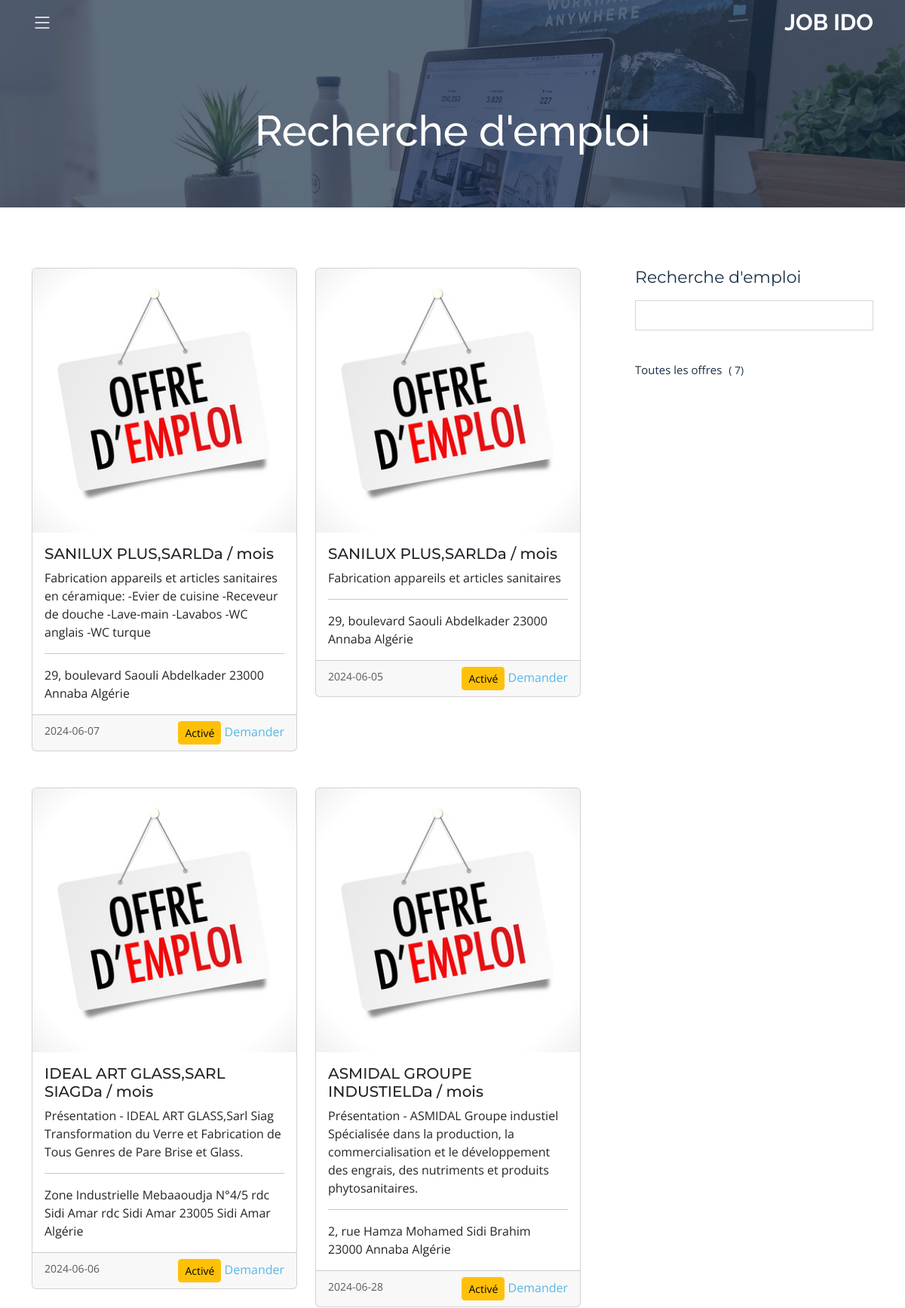
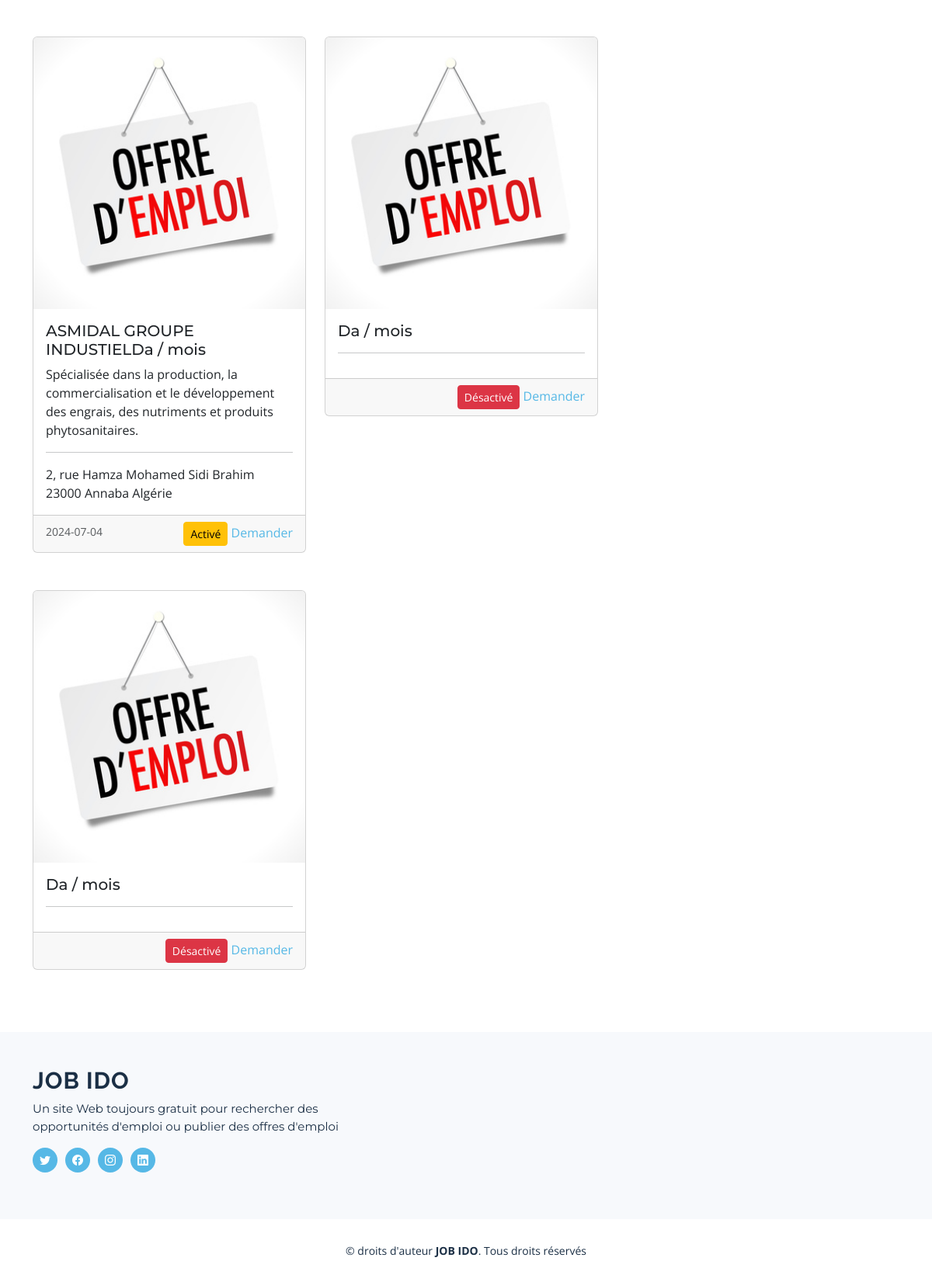
Screenshot of /offres.php with the database file from the repository (2 pictures, top to bottom).
### tables this page shows
CREATE TABLE `offres` (
  `id` int(11) NOT NULL,
  `nom_du_travail` varchar(100) NOT NULL,
  `salaire` int(11) NOT NULL,
  `localisation` varchar(100) NOT NULL,
  `start` varchar(50) NOT NULL,
  `end` varchar(50) NOT NULL,
  `description` text NOT NULL,
  `email` varchar(100) NOT NULL
);

### offres.php (the view, shortened to what this page needs)
<?php
include_once "db/conn.php";
?>
<!DOCTYPE html>
<html lang="fr" >
<head>
  <link href="assets/vendor/bootstrap/css/bootstrap.min.css" rel="stylesheet">
  <link href="assets/vendor/bootstrap-icons/bootstrap-icons.css" rel="stylesheet">
  <link href="assets/vendor/aos/aos.css" rel="stylesheet">
  <link href="assets/vendor/glightbox/css/glightbox.min.css" rel="stylesheet">
  <link href="assets/vendor/swiper/swiper-bundle.min.css" rel="stylesheet">
  <link href="assets/vendor/remixicon/remixicon.css" rel="stylesheet">
  <link href="assets/css/main.css" rel="stylesheet">
</head>
<body class="page-blog">
  <?php include_once "structure/header.php"; ?>
  <main id="main">
    <div class="breadcrumbs d-flex align-items-center" style="background-image: url('assets/img/blog-header.jpg');">
      <div class="container position-relative d-flex flex-column align-items-center">
        <h2>Recherche d'emploi</h2>
      </div>
    </div>
    <section id="blog" class="blog">
      <div class="container" data-aos="fade-up">
        <div class="row g-5">
          <div class="col-lg-8" data-aos="fade-up" data-aos-delay="200">
            <div id="display">
            <div class="row gy-5">
                <?php
            if(isset($_SESSION['role'])){
              $link = 'hidden';
              $select = mysqli_query($conn,"SELECT * FROM `offres` WHERE email = '$email'");
            }
            else{
              $link  = "";
              $select = mysqli_query($conn,"SELECT * FROM `offres`");
            }
                while($row = mysqli_fetch_assoc($select)){
                ?>
              <div class="col-lg-6">
          <div class="card-group">
  <div class="card">
    <img src="assets/img/offre-demploi.jpg" class="card-img-top" width="50" alt="...">
    <div class="card-body">
      <h5 class="card-title"><?= $row['nom_du_travail'];?>Da / mois</h5>
      <p class="card-text"><?= $row['description'] ;?></p>
      <hr>
      <p class="card-text"><?= $row['localisation'] ;?></p>
    </div>
    <div class="card-footer">
      <small class="text-muted"><?= $row['end'] ;?>
   </small>
      <div class="float-end">
        <?php
        if($row['end']  >= date("Y-m-d")){?>
                     <button type="button" class="btn btn-warning btn-sm">Activé</button>
                     <?php }else{ ?>
                     <button type="button" class="btn btn-danger btn-sm">Désactivé</button>
                     <?php } ?>
                     <?php if(isset($_SESSION['role'])) { ?>
<a  <?php if(isset($link)){echo $link;} ?> href="action/demander.php?id=<?= $row['id'];?>">Demander</a>
                  <?php }elseif(!isset($_SESSION['email'])){
                    echo ' <a  href="#"  data-bs-toggle="modal" data-bs-target="#exampleModal">Demander</a>';
                    ?>
                  <?php }else {
                    echo '<a  href="action/demander.php?id='.$row['id'].'">Demander</a>';}
                  ?>
      </div>
    </div>
  </div>
</div>
</div>
<?php } ?>
</div>
            </div>
          </div>
          <div class="col-lg-4" data-aos="fade-up" data-aos-delay="400">
            <div class="sidebar ps-lg-4">
              <div class="sidebar-item search-form">
                <h3 class="sidebar-title">Recherche d'emploi</h3>
                <form action="" method="POST"  class="mt-3">
                  <input type="text" id="search" name="search" autofocus>
                </form>
              </div>
              <div class="sidebar-item categories">
                <ul class="mt-3">
                  <li><a href="#">Toutes les offres <span>(
                    <?php
                     $get_count = mysqli_query($conn,"SELECT * FROM `offres`");
                     echo mysqli_num_rows($get_count);
                     ?>)</span></a></li>
                </ul>
              </div>
            </div>
          </div>
        </div>
      </div>
    </section>
  </main>
  <?php include_once "structure/footer.php"; ?>
</body>
</html>

### structure/header.php (shortened to what this page needs)
<header id="header" class="header d-flex align-items-center fixed-top" dir="rtl">
  <div class="container-fluid container-xl d-flex align-items-center justify-content-between">
    <a href="index.php" class="logo d-flex align-items-center">
      <h1 class="d-flex align-items-center">JOB IDO</h1>
    </a>
    <i class="mobile-nav-toggle mobile-nav-show bi bi-list"></i>
  </div>
</header>

### structure/footer.php
 <footer id="footer" class="footer">
<div class="footer-content">
  <div class="container">
    <div class="row gy-4">
      <div class="col-lg-5 col-md-12 footer-info">
        <a href="index.html" class="logo d-flex align-items-center">
          <span>JOB IDO</span>
        </a>
        <p>Un site Web toujours gratuit pour rechercher des opportunités d'emploi ou publier des offres d'emploi</p>
        <div class="social-links d-flex  mt-3">
          <a href="#" class="twitter"><i class="bi bi-twitter"></i></a>
          <a href="#" class="facebook"><i class="bi bi-facebook"></i></a>
          <a href="#" class="instagram"><i class="bi bi-instagram"></i></a>
          <a href="#" class="linkedin"><i class="bi bi-linkedin"></i></a>
        </div>
      </div>
      <div class="col-lg-2 col-6 footer-links">
      </div>
    </div>
  </div>
</div>
<div class="footer-legal">
  <div class="container">
    <div class="copyright">
      &copy; droits d'auteur <strong><span>JOB IDO</span></strong>. Tous droits réservés
    </div>
  </div>
</div>
</footer>

### assets/css/main.css (style rules this page uses)
:root { --font-default: "Open Sans", system-ui, -apple-system, "Segoe UI", Roboto, "Helvetica Neue", Arial, "Noto Sans", "Liberation Sans", sans-serif, "Apple Color Emoji", "Segoe UI Emoji", "Segoe UI Symbol", "Noto Color Emoji"; --font-primary: "Montserrat", sans-serif; --font-secondary: "Raleway", sans-serif; }
:root { --color-default: #2b180d; --color-primary: #56b8e6; --color-secondary: #1b2f45; }
:root { scroll-behavior: smooth; }
body { font-family: var(--font-default); color: var(--color-default); }
a { color: var(--color-primary); text-decoration: none; transition: 0.3s; }
h1, h2, h3, h4, h5, h6 { font-family: var(--font-primary); }
section { overflow: hidden; padding: 80px 0; }
.breadcrumbs { padding: 140px 0 60px 0; min-height: 30vh; position: relative; background-size: cover; background-position: center; background-repeat: no-repeat; }
.breadcrumbs:before { content: ""; background-color: rgba(27, 47, 69, 0.7); position: absolute; inset: 0; }
.breadcrumbs h2 { font-size: 56px; font-weight: 500; color: #fff; font-family: var(--font-secondary); }
.header { transition: all 0.5s; z-index: 997; padding: 24px 0; }
@media (max-width: 1200px) { .header { padding: 12px 0; } }
.header .logo h1 { font-size: 30px; font-weight: 700; color: #fff; font-family: var(--font-secondary); margin: 0; }
@media (max-width: 1279px) { .mobile-nav-show { color: rgba(255, 255, 255, 0.9); font-size: 28px; cursor: pointer; line-height: 0; transition: 0.5s; } }
.blog .sidebar .sidebar-title { font-size: 22px; font-weight: 400; padding: 0; margin: 0; color: var(--color-secondary); }
.blog .sidebar .sidebar-item+.sidebar-item { margin-top: 40px; }
.blog .sidebar .search-form form { background: #fff; border: 1px solid rgba(27, 47, 69, 0.2); padding: 3px 10px; position: relative; }
.blog .sidebar .search-form form input[type=text] { border: 0; padding: 4px; border-radius: 4px; width: calc(100% - 40px); }
.blog .sidebar .categories ul { list-style: none; padding: 0; }
.blog .sidebar .categories ul a { color: var(--color-secondary); font-size: 15px; }
.blog .sidebar .categories ul a span { padding-left: 5px; color: rgba(var(--color-default-rgb), 0.4); font-size: 14px; }
.footer { font-size: 14px; }
.footer .footer-content { background-color: #f7f9fc; background-size: contain; padding: 60px 0 30px 0; }
.footer .footer-content .footer-info { margin-bottom: 30px; }
.footer .footer-content .footer-info .logo { line-height: 0; margin-bottom: 25px; }
.footer .footer-content .footer-info .logo span { font-size: 30px; font-weight: 700; letter-spacing: 1px; color: var(--color-secondary); font-family: var(--font-secondary); margin-top: 3px; }
.footer .footer-content .footer-info p { font-size: 15px; margin-bottom: 0; font-family: var(--font-primary); color: var(--color-secondary); }
.footer .footer-content .social-links a { font-size: 14px; line-height: 0; display: inline-block; width: 32px; height: 32px; color: rgba(27, 47, 69, 0.5); margin-right: 10px; transition: 0.3s; display: flex; justify-content: center; align-items: center; background-color: var(--color-primary); color: #fff; border-radius: 50px; }
.footer .footer-content .footer-links { margin-bottom: 30px; }
.footer .footer-legal { background: #fff; padding: 30px 0; }
.footer .footer-legal .copyright { text-align: center; color: var(--color-secondary); }

### rows the page displays
offres: nom_du_travail "SANILUX PLUS,SARL", description "Fabrication appareils et articles sanitaires en céramique: -Evier de cuisine -Receveur de douche -Lave-main -Lavabos -WC anglais -WC turque", localisation "29, boulevard Saouli Abdelkader 23000 Annaba Algérie", end "2024-06-07", shows "Activé"
offres: nom_du_travail "SANILUX PLUS,SARL", description "Fabrication appareils et articles sanitaires", localisation "29, boulevard Saouli Abdelkader 23000 Annaba Algérie", end "2024-06-05", shows "Activé"
offres: nom_du_travail "IDEAL ART GLASS,SARL SIAG", description "Présentation - IDEAL ART GLASS,Sarl Siag Transformation du Verre et Fabrication de Tous Genres de Pare Brise et Glass.", localisation "Zone Industrielle Mebaaoudja N°4/5 rdc Sidi Amar rdc Sidi Amar 23005 Sidi Amar Algérie", end "2024-06-06", shows "Activé"
offres: nom_du_travail "ASMIDAL GROUPE INDUSTIEL", description "Présentation - ASMIDAL Groupe industiel Spécialisée dans la production, la commercialisation et le développement des engrais, des nutriments et produits phytosanitaires.", localisation "2, rue Hamza Mohamed Sidi Brahim 23000 Annaba Algérie", end "2024-06-28", shows "Activé"
offres: nom_du_travail "ASMIDAL GROUPE INDUSTIEL", description "Spécialisée dans la production, la commercialisation et le développement des engrais, des nutriments et produits phytosanitaires.", localisation "2, rue Hamza Mohamed Sidi Brahim 23000 Annaba Algérie", end "2024-07-04", shows "Activé"
offres: end "Désactivé"
offres: end "Désactivé"

### other values shown
mysqli_num_rows($get_count) "7"
